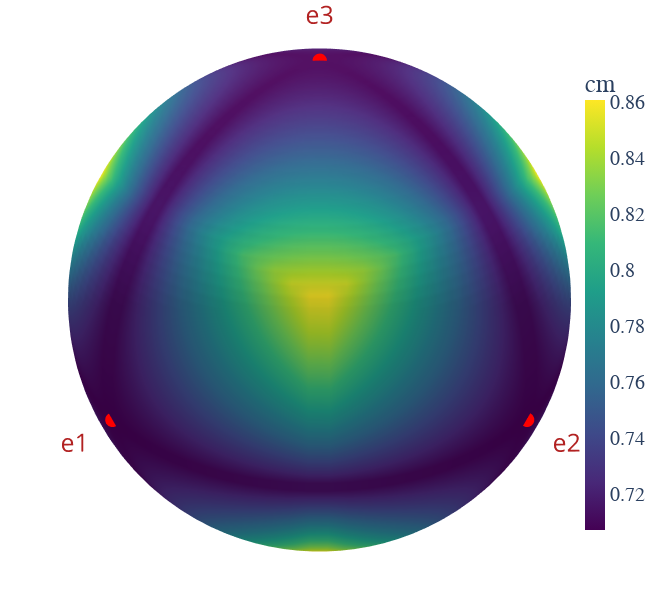
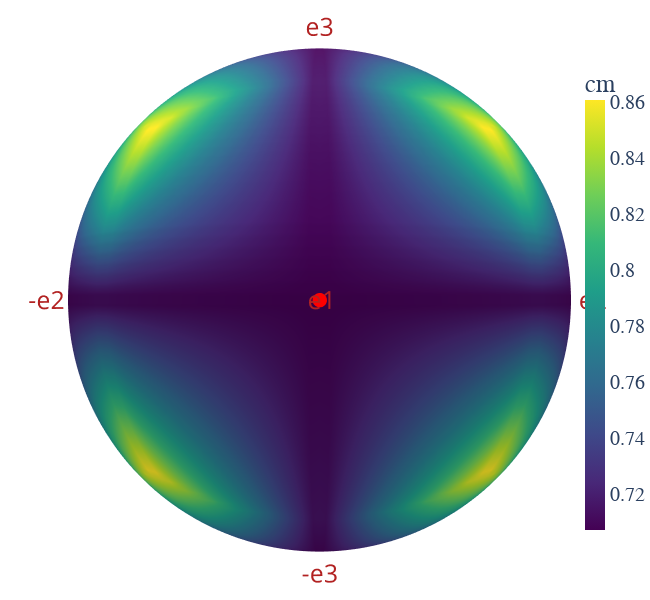

Here is the notebook cell these charts were saved with, in order:
### Code cell
# Plotting the heatmap with plotly ##################################################################
surface = go.Surface(x= X[:,:,0], y=X[:,:,1], z = X[:,:,2],
                     name = "cm",
                     colorscale = "Viridis",
                     colorbar=dict(
                        title="cm",
                        titleside="top",
                        titlefont=dict(size=25, family="serif"),
                        tickfont=dict(size=20, family="serif"),
                        x=0.9,      # horizontal position of colorbar (0:left, 1:right)
                        y=0.5,       # vertical center position (0:bottom, 1:top)
                        len=0.8,     # length of the colorbar (fraction of plot height)
                        thickness=20, # width in pixels
                        outlinecolor="black",  # optional border color
                    ),
                    surfacecolor= CM,opacity = 1)


pss_scatter = go.Scatter3d(x= pss[0], y=pss[1], z = pss[2], mode = "markers+text",
    marker=dict(
        size=5,
        color='red'),
        showlegend=False
)

pss_labels_scatter = go.Scatter3d(
    x=pss_spread[0],
    y=pss_spread[1],
    z=pss_spread[2],
    mode='text',
    text=pss_labels,
    textfont=dict(color="firebrick", size=25), 
    textposition="middle center",
    showlegend=False
)



fig = go.Figure()
fig.add_trace(pss_labels_scatter)
fig.add_trace(pss_scatter)
fig.add_trace(surface)




# Mettre un titre
fig.update_layout(
    title="titre",
    showlegend=True,
    #template="plotly_light",  # Apply a dark theme for all subplots
    title_x=0.5,  # center the title
    height=600,   # height of the figure
    width=650     # width of the figure
)


fig.update_layout(
    scene=dict(
        xaxis=dict(
            visible=False,    # hides everything related to the x-axis
            showbackground=False,
            showgrid=False,
            zeroline=False,
            showticklabels = True,
            ticks = "outside",
            title = "x"
        ),
        yaxis=dict(
            visible=False,
            showbackground=False,
            showgrid=False,
            zeroline=False,
        ),
        zaxis=dict(
            visible=False,
            showbackground=False,
            showgrid=False,
            zeroline=True,
        ),
        bgcolor="rgba(0,0,0,0)"  # transparent scene background
    ),
    paper_bgcolor="rgba(0,0,0,0)",  # transparent overall background
    plot_bgcolor="rgba(0,0,0,0)",
)


fig.update_layout(
    scene=dict(
        xaxis=dict(title="x"),
        yaxis=dict(title="y"),
        zaxis=dict(title="z"),
    ),
    margin=dict(l=0, r=0, t=0, b=0),  # small margins
)




camera = dict(
    up=dict(x=0, y=0, z=1),
    center=dict(x=0, y=0, z=0),
    eye=dict(x=0.72, y=0.72, z=0.72)
)

fig.update_layout(scene_camera=camera)
fig.show()

fig.write_image("tables_and_plots/cosinemeasure_sphere/"+"cm_pssproj1_heatmap.pdf", scale=1, width=800, height=700, engine="kaleido")


camera = dict(
    up=dict(x=0, y=0, z=1),
    center=dict(x=0, y=0, z=0),
    eye=dict(x=1.247, y=0, z=0)
)
fig.update_layout(scene_camera=camera)
fig.show()
fig.write_image("tables_and_plots/cosinemeasure_sphere/"+"cm_pssproj1_heatmap_view2.pdf", scale=1, width=800, height=700, engine="kaleido")

### Figure 1 — Plotly figure (JSON) as saved in the notebook; plotly's stock layout.template omitted (floating-point values rounded to 4 significant figures; data arrays with more than 128 entries replaced by an {"elided": "..."} marker saying what was removed)
{"data": [{"mode": "text", "showlegend": false, "text": ["e1", "e2", "e3", "-e1", "-e2", "-e3"], "textfont": {"color": "firebrick", "size": 25}, "textposition": "middle center", "type": "scatter3d", "x": [1.15, 0, 0, -1.15, 0, 0], "y": [0, 1.15, 0, 0, -1.15, 0], "z": [0, 0, 1.15, 0, 0, -1.15]}, {"marker": {"color": "red", "size": 5}, "mode": "markers+text", "showlegend": false, "type": "scatter3d", "x": [1, 0, 0, -1, 0, 0], "y": [0, 1, 0, 0, -1, 0], "z": [0, 0, 1, 0, 0, -1]}, {"colorbar": {"len": 0.8, "outlinecolor": "black", "thickness": 20, "tickfont": {"family": "serif", "size": 20}, "title": {"font": {"family": "serif", "size": 25}, "side": "top", "text": "cm"}, "x": 0.9, "y": 0.5}, "colorscale": [[0, "#440154"], [0.1111, "#482878"], [0.2222, "#3e4989"], [0.3333, "#31688e"], [0.4444, "#26828e"], [0.5556, "#1f9e89"], [0.6667, "#35b779"], [0.7778, "#6ece58"], [0.8889, "#b5de2b"], [1, "#fde725"]], "name": "cm", "opacity": 1, "surfacecolor": {"elided": "100x100 float values"}, "type": "surface", "x": {"elided": "100x100 float values"}, "y": {"elided": "100x100 float values"}, "z": {"elided": "100x100 float values"}}], "layout": {"height": 600, "margin": {"b": 0, "l": 0, "r": 0, "t": 0}, "paper_bgcolor": "rgba(0,0,0,0)", "plot_bgcolor": "rgba(0,0,0,0)", "scene": {"bgcolor": "rgba(0,0,0,0)", "camera": {"center": {"x": 0, "y": 0, "z": 0}, "eye": {"x": 0.72, "y": 0.72, "z": 0.72}, "up": {"x": 0, "y": 0, "z": 1}}, "xaxis": {"showbackground": false, "showgrid": false, "showticklabels": true, "ticks": "outside", "title": {"text": "x"}, "visible": false, "zeroline": false}, "yaxis": {"showbackground": false, "showgrid": false, "title": {"text": "y"}, "visible": false, "zeroline": false}, "zaxis": {"showbackground": false, "showgrid": false, "title": {"text": "z"}, "visible": false, "zeroline": true}}, "showlegend": true, "title": {"text": "titre", "x": 0.5}, "width": 650}}

### Figure 2 — Plotly figure (JSON) as saved in the notebook; plotly's stock layout.template omitted (floating-point values rounded to 4 significant figures; data arrays with more than 128 entries replaced by an {"elided": "..."} marker saying what was removed)
{"data": [{"mode": "text", "showlegend": false, "text": ["e1", "e2", "e3", "-e1", "-e2", "-e3"], "textfont": {"color": "firebrick", "size": 25}, "textposition": "middle center", "type": "scatter3d", "x": [1.15, 0, 0, -1.15, 0, 0], "y": [0, 1.15, 0, 0, -1.15, 0], "z": [0, 0, 1.15, 0, 0, -1.15]}, {"marker": {"color": "red", "size": 5}, "mode": "markers+text", "showlegend": false, "type": "scatter3d", "x": [1, 0, 0, -1, 0, 0], "y": [0, 1, 0, 0, -1, 0], "z": [0, 0, 1, 0, 0, -1]}, {"colorbar": {"len": 0.8, "outlinecolor": "black", "thickness": 20, "tickfont": {"family": "serif", "size": 20}, "title": {"font": {"family": "serif", "size": 25}, "side": "top", "text": "cm"}, "x": 0.9, "y": 0.5}, "colorscale": [[0, "#440154"], [0.1111, "#482878"], [0.2222, "#3e4989"], [0.3333, "#31688e"], [0.4444, "#26828e"], [0.5556, "#1f9e89"], [0.6667, "#35b779"], [0.7778, "#6ece58"], [0.8889, "#b5de2b"], [1, "#fde725"]], "name": "cm", "opacity": 1, "surfacecolor": {"elided": "100x100 float values"}, "type": "surface", "x": {"elided": "100x100 float values"}, "y": {"elided": "100x100 float values"}, "z": {"elided": "100x100 float values"}}], "layout": {"height": 600, "margin": {"b": 0, "l": 0, "r": 0, "t": 0}, "paper_bgcolor": "rgba(0,0,0,0)", "plot_bgcolor": "rgba(0,0,0,0)", "scene": {"bgcolor": "rgba(0,0,0,0)", "camera": {"center": {"x": 0, "y": 0, "z": 0}, "eye": {"x": 1.247, "y": 0, "z": 0}, "up": {"x": 0, "y": 0, "z": 1}}, "xaxis": {"showbackground": false, "showgrid": false, "showticklabels": true, "ticks": "outside", "title": {"text": "x"}, "visible": false, "zeroline": false}, "yaxis": {"showbackground": false, "showgrid": false, "title": {"text": "y"}, "visible": false, "zeroline": false}, "zaxis": {"showbackground": false, "showgrid": false, "title": {"text": "z"}, "visible": false, "zeroline": true}}, "showlegend": true, "title": {"text": "titre", "x": 0.5}, "width": 650}}
